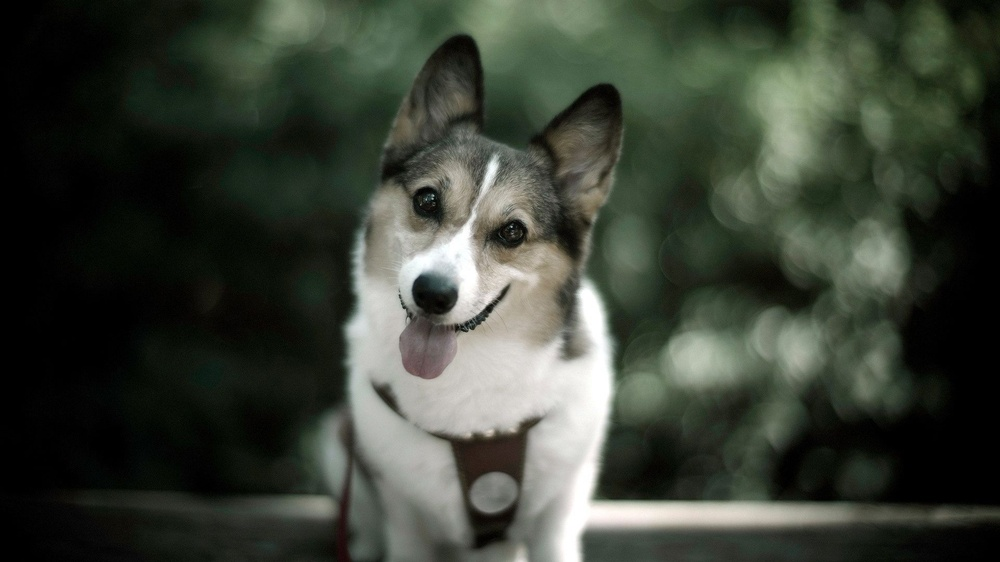
#> input picture Tarefa 4/dog.jpg, 1000 x 562 px, shrunk from 1920 x 1080 before the run
$ python 01.py
#> lines starting #> are read from the running program, lines starting #| are printed output that depends on the picture
import cv2
from matplotlib import pyplot as plt


dog = cv2.imread("dog.jpg")
#> dog is the input picture: shape (562, 1000, 3); mean B, G, R 54.1, 64.8, 58.5
marca = cv2.imread("marca.png")
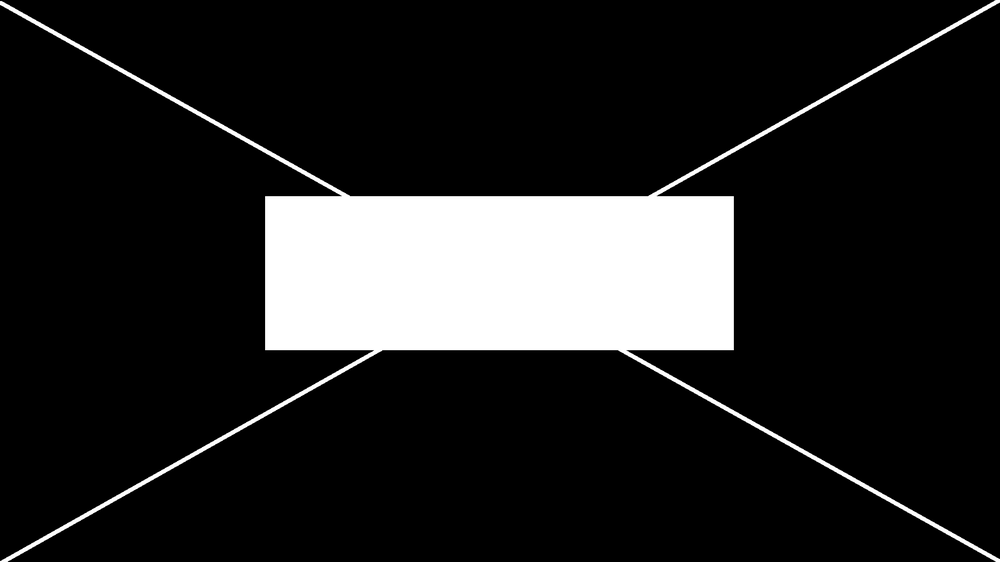
#> input picture Tarefa 4/marca.png, 1000 x 562 px, shrunk from 1920 x 1080 before the run
#> marca is the input picture: shape (562, 1000, 3); min 0, max 255, mean 35.9

dogmarca = cv2.addWeighted(dog, 0.7, marca, 0.3, 0)
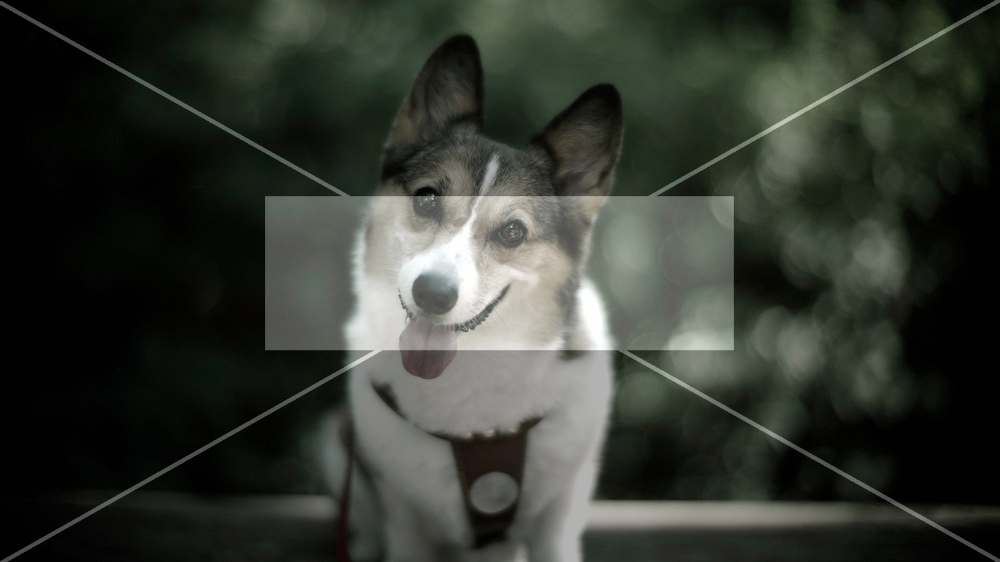
#> dogmarca: shape (562, 1000, 3); mean B, G, R 48.7, 56.1, 51.7
dogmarca = cv2.cvtColor(dogmarca, cv2.COLOR_BGR2RGB)

plt.imshow(dogmarca)
plt.show()
